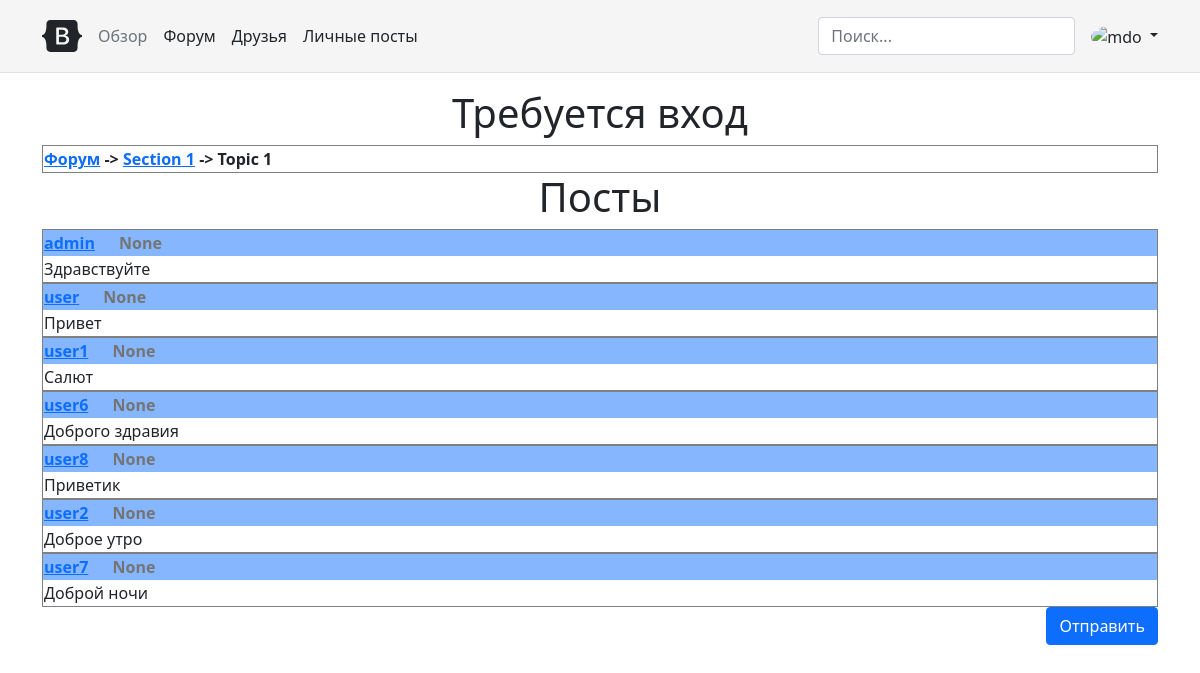
Screenshot of /sections/1/topics/1/posts with the database file from the repository.
### data/section.py (models this page shows, shortened)
class Section(SqlAlchemyBase, UserMixin):
    __tablename__ = 'sections'  # Подключение к таблице 'users' базы данных
    id = sqlalchemy.Column(sqlalchemy.Integer, primary_key=True, autoincrement=True)
    name = sqlalchemy.Column(sqlalchemy.String)
    description = sqlalchemy.Column(sqlalchemy.String)
    deleted = sqlalchemy.Column(sqlalchemy.Boolean, nullable=True)

### data/topic.py (models this page shows, shortened)
class Topic(SqlAlchemyBase, UserMixin):
    __tablename__ = 'topics'  # Подключение к таблице 'users' базы данных
    id = sqlalchemy.Column(sqlalchemy.Integer, primary_key=True, autoincrement=True)  # Выбор столбца
    name = sqlalchemy.Column(sqlalchemy.String)
    section_id = sqlalchemy.Column(sqlalchemy.Integer, sqlalchemy.ForeignKey('sections.id'),
                                   nullable=True)
    unlock = sqlalchemy.Column(sqlalchemy.Boolean, nullable=True)
    description = sqlalchemy.Column(sqlalchemy.String)
    deleted = sqlalchemy.Column(sqlalchemy.Boolean, nullable=True)

### data/post.py (models this page shows, shortened)
class Post(SqlAlchemyBase, UserMixin):
    __tablename__ = 'posts'  # Подключение к таблице 'users' базы данных
    id = sqlalchemy.Column(sqlalchemy.Integer, primary_key=True, autoincrement=True)  # Выбор столбца
    topic_id = sqlalchemy.Column(sqlalchemy.Integer, sqlalchemy.ForeignKey('topics.id'))
    user_id = sqlalchemy.Column(sqlalchemy.Integer, sqlalchemy.ForeignKey('users.id'))
    message = sqlalchemy.Column(sqlalchemy.String)
    date = sqlalchemy.Column(sqlalchemy.TIMESTAMP, nullable=True)
    deleted = sqlalchemy.Column(sqlalchemy.Boolean, nullable=True)
    user = relationship('User', foreign_keys=[user_id])

### data/user.py (models this page shows, shortened)
class User(SqlAlchemyBase, UserMixin):
    __tablename__ = 'users'  # Подключение к таблице 'users' базы данных
    id = sqlalchemy.Column(sqlalchemy.Integer, primary_key=True, autoincrement=True)  # Выбор столбца
    login = sqlalchemy.Column(sqlalchemy.String, index=True, unique=True)  # __||__
    hashed_password = sqlalchemy.Column(sqlalchemy.String, nullable=True)  # __||__
    status_id = sqlalchemy.Column(sqlalchemy.Integer, sqlalchemy.ForeignKey('user_status.id'),
                                                                                        nullable=True)
    registration_date = sqlalchemy.Column(sqlalchemy.TIMESTAMP, nullable=True)
    deleted = sqlalchemy.Column(sqlalchemy.Boolean, nullable=True)
    status = relationship("UserStatus", foreign_keys=[status_id])
    def __repr__(self):
        return f'{self.login}'  # возвращает логин

### app.py (the view)
@app.route('/sections/<section_id>/topics/<topic_id>/posts')
def posts(section_id, topic_id):
    db_sess = db_session.create_session()
    posts = db_sess.query(Post).filter(Post.topic_id == topic_id).order_by(Post.id.asc())
    topic = db_sess.query(Topic).filter(Topic.id == topic_id).first().name
    section = db_sess.query(Section).filter(Section.id == section_id).first().name
    return render_template('posts.html', section_id=section_id, section=section, topic=topic,
                                                                                        posts=posts)

### data/db_session.py (called while the page is built)
def create_session() -> Session:
    global __factory
    return __factory()

### templates/posts.html (shortened to what this page needs)
{% extends "index.html" %}
{% block content %}
    <table border="1" width="100%">
        <th>
            <a href="{{ url_for('sections') }}">Форум</a> ->
            <a href="{{ url_for('topics', section_id=section_id) }}">{{ section }}</a> ->
            {{ topic }}
        </th>
    </table>
    <h1 align="center">Посты</h1>
    {% for post in posts %}
            <table align="left" border="1" width="100%">
                    <thead>
                        <tr>
                            <th scope="col"><a href="#1">{{ post.user }}</a>
                                <span style="margin-left: 20px; color: #747474">{{ post.date }}</span></th>
                        </tr>
                    </thead>
                    <tbody>
                        <tr>
                          <td>{{ post.message }}</td>
                        </tr>
                    </tbody>
            </table>
        <br>
    {% endfor %}
    <div align="right" style="margin-top: 10px"><button type="submit" class="btn btn-primary">Отправить</button></div>
{% endblock %}

### static/css/style.css (style rules this page uses)
body { background-color: white; }
thead { background-color: #86b7fe; }

### rows the page displays
Section: name "Section 1"
Topic: name "Topic 1"
Post: user "admin", date "None", message "Здравствуйте"
Post: user "user", date "None", message "Привет"
Post: user "user1", date "None", message "Салют"
Post: user "user6", date "None", message "Доброго здравия"
Post: user "user8", date "None", message "Приветик"
Post: user "user2", date "None", message "Доброе утро"
Post: user "user7", date "None", message "Доброй ночи"
